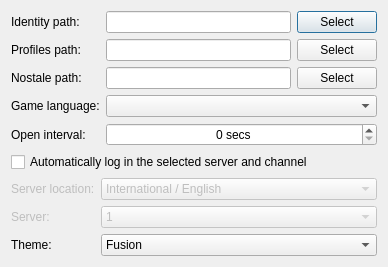
<?xml version="1.0" encoding="UTF-8"?>
<ui version="4.0">
 <class>SettingsDialog</class>
 <widget class="QDialog" name="SettingsDialog">
  <property name="geometry">
   <rect>
    <x>0</x>
    <y>0</y>
    <width>388</width>
    <height>267</height>
   </rect>
  </property>
  <property name="windowTitle">
   <string>Settings</string>
  </property>
  <layout class="QVBoxLayout" name="verticalLayout">
   <item>
    <layout class="QFormLayout" name="formLayout">
     <item row="0" column="0">
      <widget class="QLabel" name="identityLabel">
       <property name="text">
        <string>Identity path:</string>
       </property>
      </widget>
     </item>
     <item row="0" column="1">
      <layout class="QHBoxLayout" name="horizontalLayout_3">
       <item>
        <widget class="QLineEdit" name="identityLineEdit">
         <property name="readOnly">
          <bool>true</bool>
         </property>
        </widget>
       </item>
       <item>
        <widget class="QPushButton" name="selectIdentityButton">
         <property name="text">
          <string>Select</string>
         </property>
        </widget>
       </item>
      </layout>
     </item>
     <item row="1" column="0">
      <widget class="QLabel" name="profilesPathLabel">
       <property name="text">
        <string>Profiles path:</string>
       </property>
      </widget>
     </item>
     <item row="1" column="1">
      <layout class="QHBoxLayout" name="horizontalLayout">
       <item>
        <widget class="QLineEdit" name="profilesPathLineEdit">
         <property name="readOnly">
          <bool>true</bool>
         </property>
        </widget>
       </item>
       <item>
        <widget class="QPushButton" name="selectProfilePathButton">
         <property name="text">
          <string>Select</string>
         </property>
        </widget>
       </item>
      </layout>
     </item>
     <item row="2" column="0">
      <widget class="QLabel" name="label_2">
       <property name="text">
        <string>Nostale path:</string>
       </property>
      </widget>
     </item>
     <item row="2" column="1">
      <layout class="QHBoxLayout" name="horizontalLayout_2" stretch="1,0">
       <item>
        <widget class="QLineEdit" name="gameClientPathLineEdit">
         <property name="readOnly">
          <bool>true</bool>
         </property>
        </widget>
       </item>
       <item>
        <widget class="QPushButton" name="selectGamePathButton">
         <property name="text">
          <string>Select</string>
         </property>
        </widget>
       </item>
      </layout>
     </item>
     <item row="3" column="0">
      <widget class="QLabel" name="label_4">
       <property name="text">
        <string>Game language:</string>
       </property>
      </widget>
     </item>
     <item row="3" column="1">
      <widget class="QComboBox" name="gameLanguageComboBox">
       <property name="minimumSize">
        <size>
         <width>80</width>
         <height>0</height>
        </size>
       </property>
       <property name="currentText">
        <string/>
       </property>
      </widget>
     </item>
     <item row="4" column="0">
      <widget class="QLabel" name="label">
       <property name="text">
        <string>Open interval:</string>
       </property>
      </widget>
     </item>
     <item row="4" column="1">
      <widget class="QSpinBox" name="openIntervalSpinBox">
       <property name="minimumSize">
        <size>
         <width>80</width>
         <height>0</height>
        </size>
       </property>
       <property name="alignment">
        <set>Qt::AlignCenter</set>
       </property>
       <property name="suffix">
        <string> secs</string>
       </property>
       <property name="value">
        <number>0</number>
       </property>
      </widget>
     </item>
    </layout>
   </item>
   <item>
    <widget class="QCheckBox" name="autoLogInCheckBox">
     <property name="enabled">
      <bool>true</bool>
     </property>
     <property name="text">
      <string>Automatically log in the selected server and channel</string>
     </property>
    </widget>
   </item>
   <item>
    <layout class="QFormLayout" name="formLayout_2">
     <item row="0" column="0">
      <widget class="QLabel" name="serverLocationLabel">
       <property name="enabled">
        <bool>false</bool>
       </property>
       <property name="text">
        <string>Server location:</string>
       </property>
      </widget>
     </item>
     <item row="0" column="1">
      <widget class="QComboBox" name="serverLanguageComboBox">
       <property name="enabled">
        <bool>false</bool>
       </property>
       <item>
        <property name="text">
         <string>International / English</string>
        </property>
       </item>
       <item>
        <property name="text">
         <string>German</string>
        </property>
       </item>
       <item>
        <property name="text">
         <string>French</string>
        </property>
       </item>
       <item>
        <property name="text">
         <string>Italian</string>
        </property>
       </item>
       <item>
        <property name="text">
         <string>Polish</string>
        </property>
       </item>
       <item>
        <property name="text">
         <string>Spanish</string>
        </property>
       </item>
      </widget>
     </item>
     <item row="1" column="0">
      <widget class="QLabel" name="serverLabel">
       <property name="enabled">
        <bool>false</bool>
       </property>
       <property name="text">
        <string>Server:</string>
       </property>
      </widget>
     </item>
     <item row="1" column="1">
      <widget class="QComboBox" name="serverComboBox">
       <property name="enabled">
        <bool>false</bool>
       </property>
       <item>
        <property name="text">
         <string>1</string>
        </property>
       </item>
       <item>
        <property name="text">
         <string>2</string>
        </property>
       </item>
       <item>
        <property name="text">
         <string>3</string>
        </property>
       </item>
       <item>
        <property name="text">
         <string>4</string>
        </property>
       </item>
      </widget>
     </item>
     <item row="2" column="0">
      <widget class="QLabel" name="label_3">
       <property name="text">
        <string>Theme:</string>
       </property>
      </widget>
     </item>
     <item row="2" column="1">
      <widget class="QComboBox" name="themeComboBox">
       <item>
        <property name="text">
         <string>Fusion</string>
        </property>
       </item>
       <item>
        <property name="text">
         <string>Windows</string>
        </property>
       </item>
      </widget>
     </item>
    </layout>
   </item>
   <item>
    <spacer name="verticalSpacer">
     <property name="orientation">
      <enum>Qt::Vertical</enum>
     </property>
     <property name="sizeHint" stdset="0">
      <size>
       <width>20</width>
       <height>40</height>
      </size>
     </property>
    </spacer>
   </item>
  </layout>
 </widget>
 <resources/>
 <connections/>
</ui>
